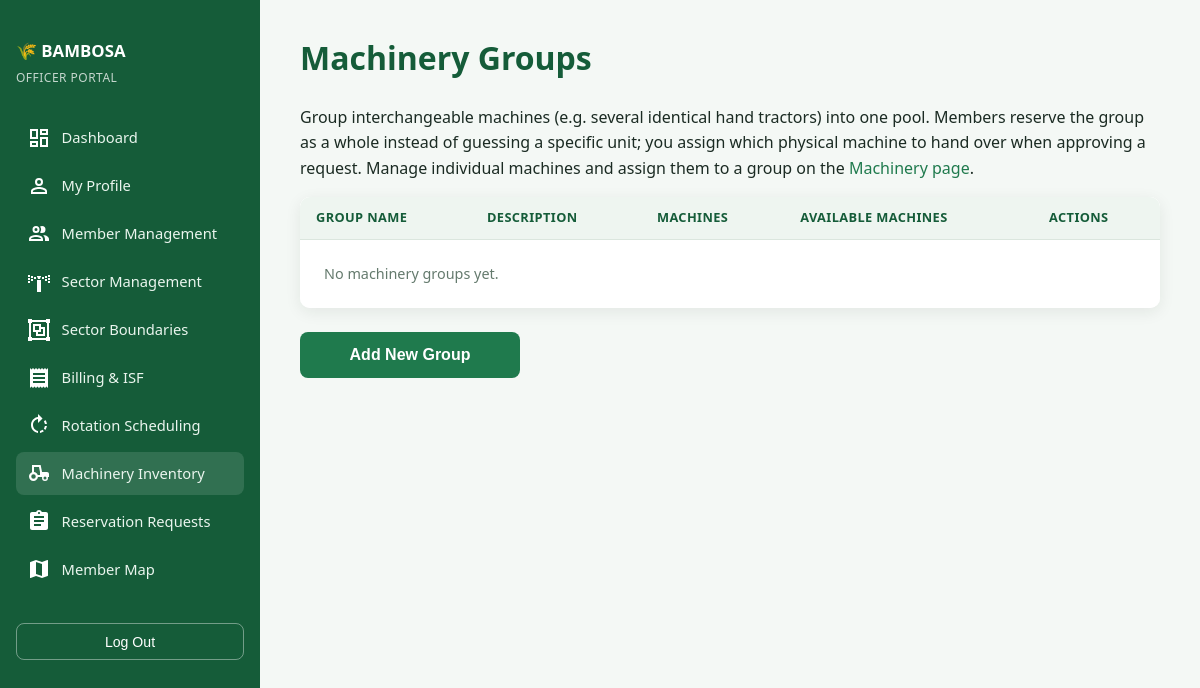
Before: /officer/machinery_groups.php (signed in) with the older database file.
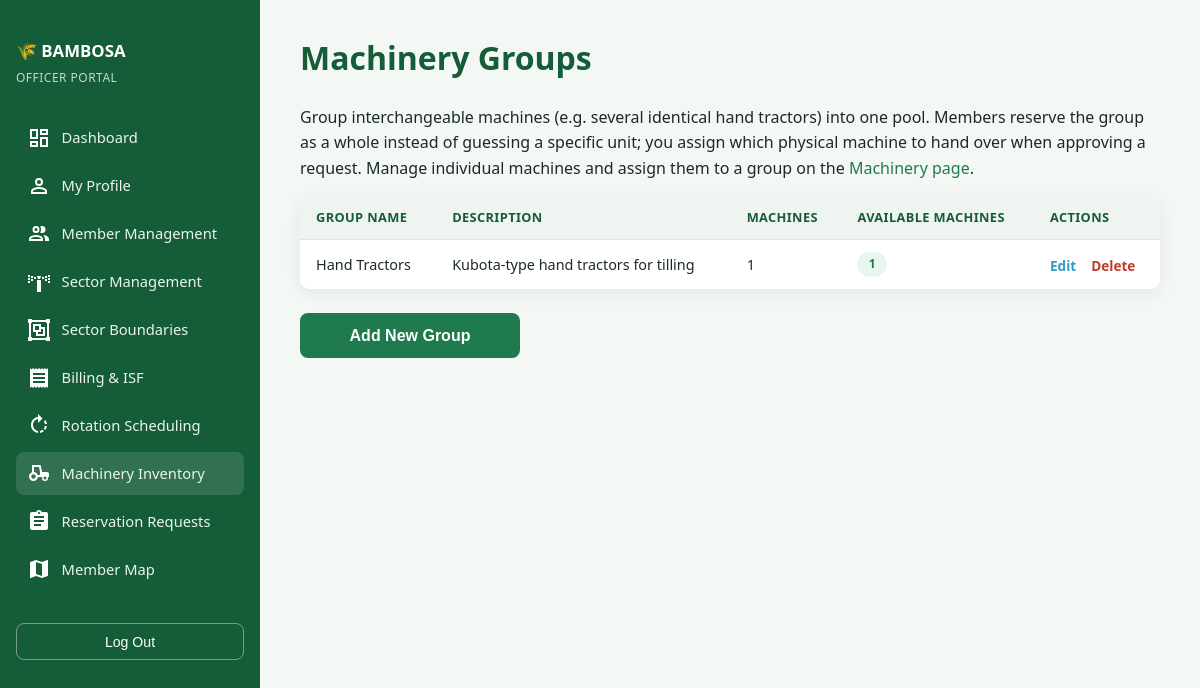
After: the same page with the newer database file.
### tables this page shows
CREATE TABLE IF NOT EXISTS machinery_groups (
    group_id     INT AUTO_INCREMENT PRIMARY KEY,
    group_name   VARCHAR(100) NOT NULL UNIQUE,
    description  VARCHAR(255) DEFAULT NULL,
    created_at   TIMESTAMP DEFAULT CURRENT_TIMESTAMP
);

### includes/base_path_utils.php (called while the page is built, shortened)
<?php
function base_url(string $path = ''): string
{
    $base = defined('BAMBOSA_BASE_PATH') ? BAMBOSA_BASE_PATH : '';
    $path = ltrim($path, '/');
    return ($path === '') ? ($base !== '' ? $base . '/' : '/') : $base . '/' . $path;
}

### includes/machinery.php (called while the page is built, shortened)
<?php
function get_all_machinery_groups(PDO $pdo): array
{
    return $pdo->query('SELECT * FROM machinery_groups ORDER BY group_name')->fetchAll();
}

### officer/machinery_groups.php (the view, shortened to what this page needs)
<?php
require_once __DIR__ . '/../config/database.php';
require_once __DIR__ . '/../includes/machinery.php';
$isAddingOrEditing = isset($_GET["new"]) || isset($_GET["edit"]);
$groups = get_all_machinery_groups($pdo);
$activeNav = 'machinery';
?>
<!DOCTYPE html>
<html lang="en">
<head>
<link rel="stylesheet" href="<?= base_url('assets/css/style.css') ?>">
</head>
<body>
<div class="dash-shell">
  <?php include __DIR__ . '/../includes/partials/officer_sidebar.php'; ?>
  <main class="dash-main">
    <h1>Machinery Groups</h1>
    <p>
      Group interchangeable machines (e.g. several identical hand tractors) into one pool.
      Members reserve the group as a whole instead of guessing a specific unit; you assign
      which physical machine to hand over when approving a request. Manage individual
      machines and assign them to a group on the <a href="<?= base_url('officer/machinery.php') ?>">Machinery page</a>.
    </p>
	<?php if (!$isAddingOrEditing): ?>
      <div class="table-scroll">
      <table class="data-table">
        <thead>
          <tr>
            <th>Group Name</th>
            <th>Description</th>
            <th>Machines</th>
            <th>Available Machines</th>
            <th>Actions</th>
          </tr>
        </thead>
        <tbody>
          <?php if (empty($groups)): ?>
            <tr><td colspan="5" class="empty-row">No machinery groups yet.</td></tr>
          <?php else: foreach ($groups as $g): ?>
            <tr>
              <td><?= htmlspecialchars($g['group_name']) ?></td>
              <td><?= htmlspecialchars($g['description'] ?? '—') ?></td>
              <td><?= (int) $g['machine_count'] ?></td>
              <td>
                <span class="status-badge <?= (int) $g['available_count'] > 0 ? 'status-active' : 'status-inactive' ?>"
                      title="Machines in this group currently marked available">
                  <?= (int) $g['available_count'] ?>
                </span>
              </td>
              <td class="actions-cell">
                <a href="<?= base_url('officer/machinery_groups.php?edit=' . (int) $g['group_id']) ?>" class="link-btn">Edit</a>
                <?php
                  $confirmMsg = $g['machine_count'] > 0
                      ? "This group has {$g['machine_count']} machine(s) assigned to it. Deleting the group will NOT delete those machines — they'll just become standalone (ungrouped). Continue?"
                      : 'Delete this machinery group?';
                ?>
                <form method="POST" class="inline-form" onsubmit="return confirm('<?= htmlspecialchars($confirmMsg, ENT_QUOTES) ?>');">
                  <button type="submit" class="link-btn deactivate">Delete</button>
                </form>
              </td>
            </tr>
          <?php endforeach; endif; ?>
        </tbody>
      </table>
      </div>
	  <a href="<?= base_url('officer/machinery_groups.php?new=') ?>"><button type="button" class="btn-full" style="max-width:220px; margin-top:24px;">Add New Group</button></a>
	<?php endif; ?>
  </main>
</div>
</body>
</html>

### includes/partials/officer_sidebar.php (shortened to what this page needs)
<?php
require_once __DIR__ . '/../machinery.php';
$activeNav = $activeNav ?? '';
?>
<aside class="dash-sidebar" id="dashSidebar">
  <h2>🌾 BAMBOSA</h2>
  <p class="role-tag">Officer Portal</p>
  <a href="<?= base_url('officer/dashboard.php') ?>" class="<?= $activeNav === 'dashboard' ? 'active' : '' ?>">
	<svg version="1.1" id="mdi-view-dashboard-outline" fill="white" width="24" height="24" viewBox="0 0 24 24">
	  <path d="M19,5V7H15V5H19M9,5V11H5V5H9M19,13V19H15V13H19M9,17V19H5V17H9M21,3H13V9H21V3M11,3H3V13H11V3M21,11H13V21H21V11M11,15H3V21H11V15Z" />
	</svg>
	<span>Dashboard</span>
  </a>
  <a href="<?= base_url('officer/profile.php') ?>" class="<?= $activeNav === 'profile' ? 'active' : '' ?>">
	<span>My Profile</span>
  </a>
  <a href="<?= base_url('officer/members.php') ?>" class="<?= $activeNav === 'members' ? 'active' : '' ?>">
	<span>Member Management</span>
  </a>
  <a href="<?= base_url('officer/sectors.php') ?>" class="<?= $activeNav === 'sectors' ? 'active' : '' ?>">
	<span>Sector Management</span>
  </a>
  <a href="<?= base_url('officer/sector_boundaries.php') ?>" class="<?= $activeNav === 'boundaries' ? 'active' : '' ?>">
	<svg version="1.1" id="mdi-group" fill="white" width="24" height="24" viewBox="0 0 24 24">
	  <path d="M1,1V5H2V19H1V23H5V22H19V23H23V19H22V5H23V1H19V2H5V1M5,4H19V5H20V19H19V20H5V19H4V5H5M6,6V14H9V18H18V9H14V6M8,8H12V12H8M14,11H16V16H11V14H14" />
	</svg>
	<span>Sector Boundaries</span>
  </a>
  <a href="<?= base_url('officer/billing_periods.php') ?>" class="<?= $activeNav === 'billing' ? 'active' : '' ?>">
	<span>Billing &amp; ISF</span>
  </a>
  <a href="<?= base_url('officer/schedules.php') ?>" class="<?= $activeNav === 'schedules' ? 'active' : '' ?>">
	<span>Rotation Scheduling</span>
  </a>
  <a href="<?= base_url('officer/machinery.php') ?>" class="<?= $activeNav === 'machinery' ? 'active' : '' ?>">
	<span>Machinery Inventory</span>
  </a>
  <a href="<?= base_url('officer/reservations.php') ?>" class="<?= $activeNav === 'reservations' ? 'active' : '' ?>">
	<span>Reservation Requests</span>
  </a>
  <a href="<?= base_url('officer/map.php') ?>" class="<?= $activeNav === 'map' ? 'active' : '' ?>">
	<span>Member Map</span>
  </a>
  <form method="POST" action="<?= base_url('logout.php') ?>">
    <button type="submit" class="logout-btn">Log Out</button>
  </form>
</aside>

### assets/css/style.css (style rules this page uses)
:root { --clr-primary: #1f7a4d; --clr-primary-dark: #155c39; --clr-accent: #2e9cca; --clr-bg: #f4f8f5; --clr-surface: #ffffff; --clr-text: #1b2b23; --clr-muted: #647a6d; --clr-border: #dbe6de; --clr-error: #c0392b; --clr-success: #1f7a4d; --radius: 10px; --shadow: 0 4px 16px rgba(20, 40, 30, 0.08); --font: 'Segoe UI', system-ui, -apple-system, sans-serif; }
* { box-sizing: border-box; }
body { margin: 0; font-family: var(--font); background: var(--clr-bg); color: var(--clr-text); line-height: 1.6; }
a { color: var(--clr-primary); text-decoration: none; }
.btn-full { width: 100%; padding: 0.85rem; border: none; border-radius: 8px; background: var(--clr-primary); color: #fff; font-size: 1rem; font-weight: 600; cursor: pointer; }
.dash-shell { display: flex; min-height: 100vh; }
.dash-sidebar { width: 260px; background: var(--clr-primary-dark); color: #fff; padding: 1.5rem 1rem; flex-shrink: 0; }
@media (min-width: 881px) { .dash-sidebar { position: sticky; top: 0; height: 100vh; overflow-y: auto; } }
.dash-sidebar h2 { font-size: 1.05rem; margin-bottom: 0.2rem; }
.dash-sidebar p.role-tag { font-size: 0.75rem; opacity: 0.75; margin-top: 0; margin-bottom: 1.8rem; text-transform: uppercase; letter-spacing: 0.04em; }
.dash-sidebar a { display: flex; align-items: center; gap: 0.65rem; color: #eaf5ee; padding: 0.6rem 0.7rem; border-radius: 8px; margin-bottom: 0.3rem; font-size: 0.92rem; text-decoration: none; }
.dash-sidebar a:hover, .dash-sidebar a.active { background: rgba(255,255,255,0.12); text-decoration: none; }
.dash-sidebar a svg { width: 24px; height: 24px; flex: 0 0 24px; }
.dash-sidebar form { margin-top: 2rem; }
.dash-sidebar button.logout-btn { width: 100%; padding: 0.6rem; background: transparent; border: 1.5px solid rgba(255,255,255,0.4); color: #fff; border-radius: 8px; cursor: pointer; font-size: 0.88rem; }
.dash-main { flex: 1; min-width: 0; padding: 2rem 2.5rem; }
.dash-main h1 { color: var(--clr-primary-dark); margin-top: 0; }
.data-table { width: 100%; border-collapse: separate; border-spacing: 0; background: var(--clr-surface); border-radius: var(--radius); box-shadow: var(--shadow); font-size: 0.9rem; }
.table-scroll { width: 100%; overflow-x: auto; -webkit-overflow-scrolling: touch; border-radius: var(--radius); box-shadow: var(--shadow); background: var(--clr-surface); }
.table-scroll .data-table { box-shadow: none; border-radius: 0; }
.data-table th, .data-table td { padding: 0.75rem 1rem; text-align: left; vertical-align: middle; line-height: 1.4; border-bottom: 1px solid var(--clr-border); }
.data-table th { background: #eef5f0; color: var(--clr-primary-dark); font-size: 0.8rem; text-transform: uppercase; letter-spacing: 0.03em; }
.data-table tbody tr:last-child td { border-bottom: none; }
.status-badge { display: inline-block; padding: 0.25rem 0.7rem; border-radius: 999px; font-size: 0.75rem; font-weight: 600; text-transform: capitalize; }
.status-active { background: #e8f6ee; color: #1f7a4d; }
.data-table td.actions-cell { display: table-cell; white-space: nowrap; }
.data-table td.actions-cell > * { display: inline-block; vertical-align: middle; margin: 0 0.7rem 0 0; }
.data-table td.actions-cell > *:last-child { margin-right: 0; }
.data-table td.actions-cell > form.inline-form { display: inline-block; }
.data-table td.actions-cell .link-btn { font-family: inherit; line-height: inherit; vertical-align: middle; }
.link-btn { background: none; border: none; padding: 0; font-size: 0.85rem; font-weight: 600; color: var(--clr-accent); cursor: pointer; }
.link-btn.deactivate { color: var(--clr-error); }
.inline-form { display: inline; margin: 0; }
.empty-row { text-align: center; color: var(--clr-muted); padding: 1.5rem !important; }

Changed rows visible on the page:
added machinery_groups: group_name "Hand Tractors", description "Kubota-type hand tractors for tilling", group_id "1"
Other visible differences:
text no longer shown: "No machinery groups yet."
